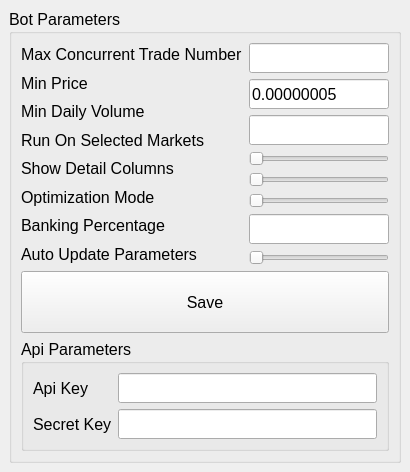
<?xml version="1.0" encoding="UTF-8"?>
<ui version="4.0">
 <class>QCSet</class>
 <widget class="QMainWindow" name="QCSet">
  <property name="geometry">
   <rect>
    <x>0</x>
    <y>0</y>
    <width>410</width>
    <height>472</height>
   </rect>
  </property>
  <property name="font">
   <font>
    <family>Segoe UI</family>
    <pointsize>12</pointsize>
   </font>
  </property>
  <property name="mouseTracking">
   <bool>false</bool>
  </property>
  <property name="windowTitle">
   <string>SwT</string>
  </property>
  <property name="styleSheet">
   <string notr="true"/>
  </property>
  <widget class="QWidget" name="centralwidget">
   <property name="styleSheet">
    <string notr="true"/>
   </property>
   <layout class="QGridLayout" name="gridLayout_7">
    <item row="0" column="0">
     <widget class="QGroupBox" name="groupBox">
      <property name="styleSheet">
       <string notr="true"/>
      </property>
      <property name="title">
       <string>Bot Parameters</string>
      </property>
      <layout class="QGridLayout" name="gridLayout_6">
       <item row="0" column="0">
        <layout class="QGridLayout" name="gridLayout_4">
         <item row="0" column="0">
          <layout class="QGridLayout" name="gridLayout_3">
           <item row="0" column="0">
            <layout class="QVBoxLayout" name="verticalLayout_3">
             <item>
              <widget class="QLabel" name="maxConcurrentTradeNumberLabel">
               <property name="font">
                <font>
                 <pointsize>12</pointsize>
                </font>
               </property>
               <property name="styleSheet">
                <string notr="true"/>
               </property>
               <property name="text">
                <string>Max Concurrent Trade Number</string>
               </property>
              </widget>
             </item>
             <item>
              <widget class="QLabel" name="minPriceLabel">
               <property name="font">
                <font>
                 <pointsize>12</pointsize>
                </font>
               </property>
               <property name="styleSheet">
                <string notr="true"/>
               </property>
               <property name="text">
                <string>Min Price</string>
               </property>
              </widget>
             </item>
             <item>
              <widget class="QLabel" name="minDailyVolumeLabel">
               <property name="font">
                <font>
                 <pointsize>12</pointsize>
                </font>
               </property>
               <property name="styleSheet">
                <string notr="true"/>
               </property>
               <property name="text">
                <string>Min Daily Volume</string>
               </property>
              </widget>
             </item>
             <item>
              <widget class="QLabel" name="runOnSelectedMarketsLabel">
               <property name="font">
                <font>
                 <pointsize>12</pointsize>
                </font>
               </property>
               <property name="styleSheet">
                <string notr="true"/>
               </property>
               <property name="text">
                <string>Run On Selected Markets</string>
               </property>
              </widget>
             </item>
             <item>
              <widget class="QLabel" name="showDetailColumnsLabel">
               <property name="font">
                <font>
                 <pointsize>12</pointsize>
                </font>
               </property>
               <property name="styleSheet">
                <string notr="true"/>
               </property>
               <property name="text">
                <string>Show Detail Columns</string>
               </property>
              </widget>
             </item>
             <item>
              <widget class="QLabel" name="asdasLabel">
               <property name="font">
                <font>
                 <pointsize>12</pointsize>
                </font>
               </property>
               <property name="styleSheet">
                <string notr="true"/>
               </property>
               <property name="text">
                <string>Optimization Mode</string>
               </property>
              </widget>
             </item>
             <item>
              <widget class="QLabel" name="lblBankingPercentage">
               <property name="font">
                <font>
                 <pointsize>12</pointsize>
                </font>
               </property>
               <property name="styleSheet">
                <string notr="true"/>
               </property>
               <property name="text">
                <string>Banking Percentage</string>
               </property>
              </widget>
             </item>
             <item>
              <widget class="QLabel" name="lblOptUpdateStrategyParameters">
               <property name="font">
                <font>
                 <pointsize>12</pointsize>
                </font>
               </property>
               <property name="styleSheet">
                <string notr="true"/>
               </property>
               <property name="text">
                <string>Auto Update Parameters</string>
               </property>
              </widget>
             </item>
            </layout>
           </item>
           <item row="0" column="1">
            <layout class="QGridLayout" name="gridLayout_2">
             <item row="0" column="0">
              <widget class="QLineEdit" name="txtMaxConcurrentTradeNumber">
               <property name="minimumSize">
                <size>
                 <width>0</width>
                 <height>30</height>
                </size>
               </property>
               <property name="font">
                <font>
                 <pointsize>12</pointsize>
                </font>
               </property>
               <property name="styleSheet">
                <string notr="true"/>
               </property>
               <property name="inputMask">
                <string extracomment="0"/>
               </property>
               <property name="text">
                <string/>
               </property>
              </widget>
             </item>
             <item row="1" column="0">
              <widget class="QLineEdit" name="txtMinPrice">
               <property name="minimumSize">
                <size>
                 <width>0</width>
                 <height>30</height>
                </size>
               </property>
               <property name="font">
                <font>
                 <pointsize>12</pointsize>
                </font>
               </property>
               <property name="styleSheet">
                <string notr="true"/>
               </property>
               <property name="inputMask">
                <string extracomment="0"/>
               </property>
               <property name="text">
                <string>0.00000005</string>
               </property>
              </widget>
             </item>
             <item row="2" column="0">
              <widget class="QLineEdit" name="txtMinDailyVolume">
               <property name="minimumSize">
                <size>
                 <width>0</width>
                 <height>30</height>
                </size>
               </property>
               <property name="font">
                <font>
                 <pointsize>12</pointsize>
                </font>
               </property>
               <property name="styleSheet">
                <string notr="true"/>
               </property>
               <property name="inputMask">
                <string extracomment="0"/>
               </property>
               <property name="text">
                <string/>
               </property>
              </widget>
             </item>
             <item row="3" column="0">
              <widget class="QSlider" name="drpRunOnSelectedMarkets">
               <property name="maximum">
                <number>5</number>
               </property>
               <property name="singleStep">
                <number>5</number>
               </property>
               <property name="pageStep">
                <number>5</number>
               </property>
               <property name="orientation">
                <enum>Qt::Horizontal</enum>
               </property>
               <property name="invertedAppearance">
                <bool>false</bool>
               </property>
              </widget>
             </item>
             <item row="4" column="0">
              <widget class="QSlider" name="chkShowDetailColumns_">
               <property name="maximum">
                <number>5</number>
               </property>
               <property name="singleStep">
                <number>5</number>
               </property>
               <property name="pageStep">
                <number>5</number>
               </property>
               <property name="orientation">
                <enum>Qt::Horizontal</enum>
               </property>
               <property name="invertedAppearance">
                <bool>false</bool>
               </property>
              </widget>
             </item>
             <item row="5" column="0">
              <widget class="QSlider" name="drpOptimizationMode">
               <property name="maximum">
                <number>5</number>
               </property>
               <property name="singleStep">
                <number>5</number>
               </property>
               <property name="pageStep">
                <number>5</number>
               </property>
               <property name="orientation">
                <enum>Qt::Horizontal</enum>
               </property>
               <property name="invertedAppearance">
                <bool>false</bool>
               </property>
              </widget>
             </item>
             <item row="6" column="0">
              <widget class="QLineEdit" name="txtBankingPercentage">
               <property name="minimumSize">
                <size>
                 <width>0</width>
                 <height>30</height>
                </size>
               </property>
               <property name="font">
                <font>
                 <pointsize>12</pointsize>
                </font>
               </property>
               <property name="styleSheet">
                <string notr="true"/>
               </property>
               <property name="inputMask">
                <string extracomment="0"/>
               </property>
               <property name="text">
                <string/>
               </property>
              </widget>
             </item>
             <item row="7" column="0">
              <widget class="QSlider" name="drpOptUpdateStrategyParameters">
               <property name="maximum">
                <number>5</number>
               </property>
               <property name="singleStep">
                <number>5</number>
               </property>
               <property name="pageStep">
                <number>5</number>
               </property>
               <property name="orientation">
                <enum>Qt::Horizontal</enum>
               </property>
               <property name="invertedAppearance">
                <bool>false</bool>
               </property>
              </widget>
             </item>
            </layout>
           </item>
          </layout>
         </item>
         <item row="1" column="0">
          <widget class="QPushButton" name="btcSaveBotParameters">
           <property name="sizePolicy">
            <sizepolicy hsizetype="Preferred" vsizetype="Preferred">
             <horstretch>0</horstretch>
             <verstretch>0</verstretch>
            </sizepolicy>
           </property>
           <property name="baseSize">
            <size>
             <width>70</width>
             <height>30</height>
            </size>
           </property>
           <property name="styleSheet">
            <string notr="true"/>
           </property>
           <property name="text">
            <string>Save</string>
           </property>
          </widget>
         </item>
         <item row="2" column="0">
          <widget class="QGroupBox" name="groupBox_10">
           <property name="font">
            <font>
             <pointsize>12</pointsize>
            </font>
           </property>
           <property name="styleSheet">
            <string notr="true"/>
           </property>
           <property name="title">
            <string>Api Parameters</string>
           </property>
           <layout class="QGridLayout" name="gridLayout_5">
            <item row="0" column="0">
             <layout class="QGridLayout" name="gridLayout">
              <item row="0" column="0">
               <layout class="QVBoxLayout" name="verticalLayout_2">
                <item>
                 <widget class="QLabel" name="apiKeyLabel">
                  <property name="font">
                   <font>
                    <pointsize>12</pointsize>
                   </font>
                  </property>
                  <property name="styleSheet">
                   <string notr="true"/>
                  </property>
                  <property name="text">
                   <string>Api Key</string>
                  </property>
                 </widget>
                </item>
                <item>
                 <widget class="QLabel" name="secretKeyLabel">
                  <property name="font">
                   <font>
                    <pointsize>12</pointsize>
                   </font>
                  </property>
                  <property name="styleSheet">
                   <string notr="true"/>
                  </property>
                  <property name="text">
                   <string>Secret Key</string>
                  </property>
                 </widget>
                </item>
               </layout>
              </item>
              <item row="0" column="1">
               <layout class="QVBoxLayout" name="verticalLayout">
                <item>
                 <widget class="QLineEdit" name="txtApiKey">
                  <property name="minimumSize">
                   <size>
                    <width>0</width>
                    <height>30</height>
                   </size>
                  </property>
                  <property name="font">
                   <font>
                    <pointsize>12</pointsize>
                   </font>
                  </property>
                  <property name="styleSheet">
                   <string notr="true"/>
                  </property>
                  <property name="echoMode">
                   <enum>QLineEdit::Password</enum>
                  </property>
                 </widget>
                </item>
                <item>
                 <widget class="QLineEdit" name="txtSecretKey">
                  <property name="minimumSize">
                   <size>
                    <width>0</width>
                    <height>30</height>
                   </size>
                  </property>
                  <property name="font">
                   <font>
                    <pointsize>12</pointsize>
                   </font>
                  </property>
                  <property name="styleSheet">
                   <string notr="true"/>
                  </property>
                  <property name="echoMode">
                   <enum>QLineEdit::Password</enum>
                  </property>
                 </widget>
                </item>
               </layout>
              </item>
             </layout>
            </item>
           </layout>
          </widget>
         </item>
        </layout>
       </item>
      </layout>
     </widget>
    </item>
   </layout>
  </widget>
  <action name="actionBot_Parameters">
   <property name="text">
    <string>Bot Parameters</string>
   </property>
  </action>
 </widget>
 <resources/>
 <connections/>
</ui>
